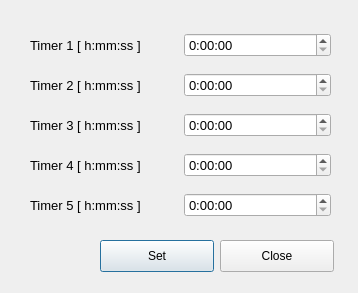
<?xml version="1.0" encoding="UTF-8"?>
<ui version="4.0">
 <class>TimerSettings</class>
 <widget class="QDialog" name="TimerSettings">
  <property name="geometry">
   <rect>
    <x>0</x>
    <y>0</y>
    <width>358</width>
    <height>293</height>
   </rect>
  </property>
  <property name="windowTitle">
   <string>Dialog</string>
  </property>
  <widget class="QWidget" name="layoutWidget">
   <property name="geometry">
    <rect>
     <x>30</x>
     <y>70</y>
     <width>301</width>
     <height>31</height>
    </rect>
   </property>
   <layout class="QHBoxLayout" name="hL_ts_Timer_2">
    <item>
     <widget class="QLabel" name="lb_ts_Timer_2">
      <property name="font">
       <font>
        <pointsize>10</pointsize>
       </font>
      </property>
      <property name="text">
       <string>Timer 2 [ h:mm:ss ]</string>
      </property>
     </widget>
    </item>
    <item>
     <widget class="QTimeEdit" name="tE_ts_Timer_2">
      <property name="font">
       <font>
        <pointsize>10</pointsize>
       </font>
      </property>
      <property name="displayFormat">
       <string>h:mm:ss</string>
      </property>
     </widget>
    </item>
   </layout>
  </widget>
  <widget class="QWidget" name="layoutWidget_2">
   <property name="geometry">
    <rect>
     <x>30</x>
     <y>110</y>
     <width>301</width>
     <height>31</height>
    </rect>
   </property>
   <layout class="QHBoxLayout" name="hL_ts_Timer_3">
    <item>
     <widget class="QLabel" name="lb_ts_Timer_3">
      <property name="font">
       <font>
        <pointsize>10</pointsize>
       </font>
      </property>
      <property name="text">
       <string>Timer 3 [ h:mm:ss ]</string>
      </property>
     </widget>
    </item>
    <item>
     <widget class="QTimeEdit" name="tE_ts_Timer_3">
      <property name="font">
       <font>
        <pointsize>10</pointsize>
       </font>
      </property>
      <property name="displayFormat">
       <string>h:mm:ss</string>
      </property>
     </widget>
    </item>
   </layout>
  </widget>
  <widget class="QWidget" name="layoutWidget_3">
   <property name="geometry">
    <rect>
     <x>30</x>
     <y>150</y>
     <width>301</width>
     <height>31</height>
    </rect>
   </property>
   <layout class="QHBoxLayout" name="hL_ts_Timer_4">
    <item>
     <widget class="QLabel" name="lb_ts_Timer_4">
      <property name="font">
       <font>
        <pointsize>10</pointsize>
       </font>
      </property>
      <property name="text">
       <string>Timer 4 [ h:mm:ss ]</string>
      </property>
     </widget>
    </item>
    <item>
     <widget class="QTimeEdit" name="tE_ts_Timer_4">
      <property name="font">
       <font>
        <pointsize>10</pointsize>
       </font>
      </property>
      <property name="displayFormat">
       <string>h:mm:ss</string>
      </property>
     </widget>
    </item>
   </layout>
  </widget>
  <widget class="QWidget" name="layoutWidget_4">
   <property name="geometry">
    <rect>
     <x>30</x>
     <y>190</y>
     <width>301</width>
     <height>31</height>
    </rect>
   </property>
   <layout class="QHBoxLayout" name="hL_ts_Timer_5">
    <item>
     <widget class="QLabel" name="lb_ts_Timer_5">
      <property name="font">
       <font>
        <pointsize>10</pointsize>
       </font>
      </property>
      <property name="text">
       <string>Timer 5 [ h:mm:ss ]</string>
      </property>
     </widget>
    </item>
    <item>
     <widget class="QTimeEdit" name="tE_ts_Timer_5">
      <property name="font">
       <font>
        <pointsize>10</pointsize>
       </font>
      </property>
      <property name="displayFormat">
       <string>h:mm:ss</string>
      </property>
     </widget>
    </item>
   </layout>
  </widget>
  <widget class="QWidget" name="layoutWidget">
   <property name="geometry">
    <rect>
     <x>30</x>
     <y>30</y>
     <width>301</width>
     <height>31</height>
    </rect>
   </property>
   <layout class="QHBoxLayout" name="hL_ts_Timer_1">
    <item>
     <widget class="QLabel" name="lb_ts_Timer_1">
      <property name="font">
       <font>
        <pointsize>10</pointsize>
       </font>
      </property>
      <property name="text">
       <string>Timer 1 [ h:mm:ss ]</string>
      </property>
     </widget>
    </item>
    <item>
     <widget class="QTimeEdit" name="tE_ts_Timer_1">
      <property name="font">
       <font>
        <pointsize>10</pointsize>
       </font>
      </property>
      <property name="displayFormat">
       <string>h:mm:ss</string>
      </property>
     </widget>
    </item>
   </layout>
  </widget>
  <widget class="QPushButton" name="pushButton">
   <property name="geometry">
    <rect>
     <x>100</x>
     <y>240</y>
     <width>114</width>
     <height>32</height>
    </rect>
   </property>
   <property name="text">
    <string>Set</string>
   </property>
  </widget>
  <widget class="QPushButton" name="pushButton_2">
   <property name="geometry">
    <rect>
     <x>220</x>
     <y>240</y>
     <width>114</width>
     <height>32</height>
    </rect>
   </property>
   <property name="text">
    <string>Close</string>
   </property>
  </widget>
 </widget>
 <resources/>
 <connections/>
</ui>
